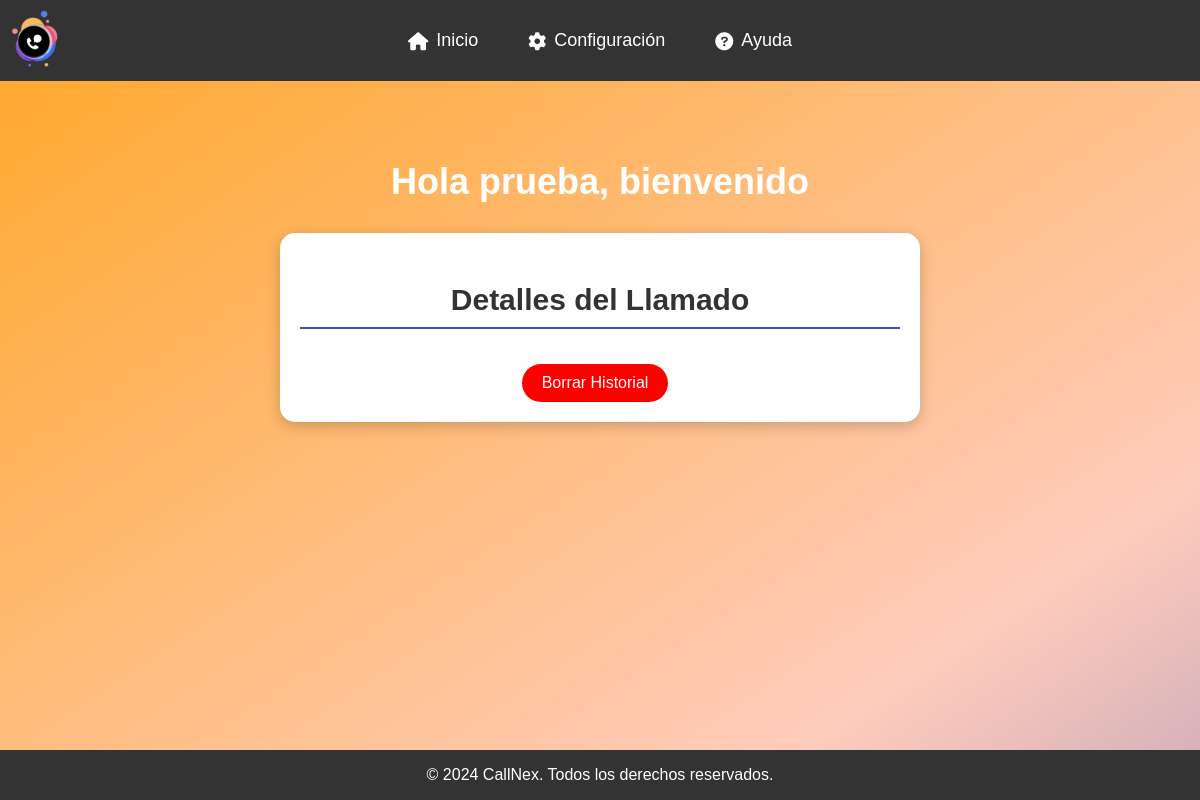
Before: /php/inicio_preceptor.php with the older database file.
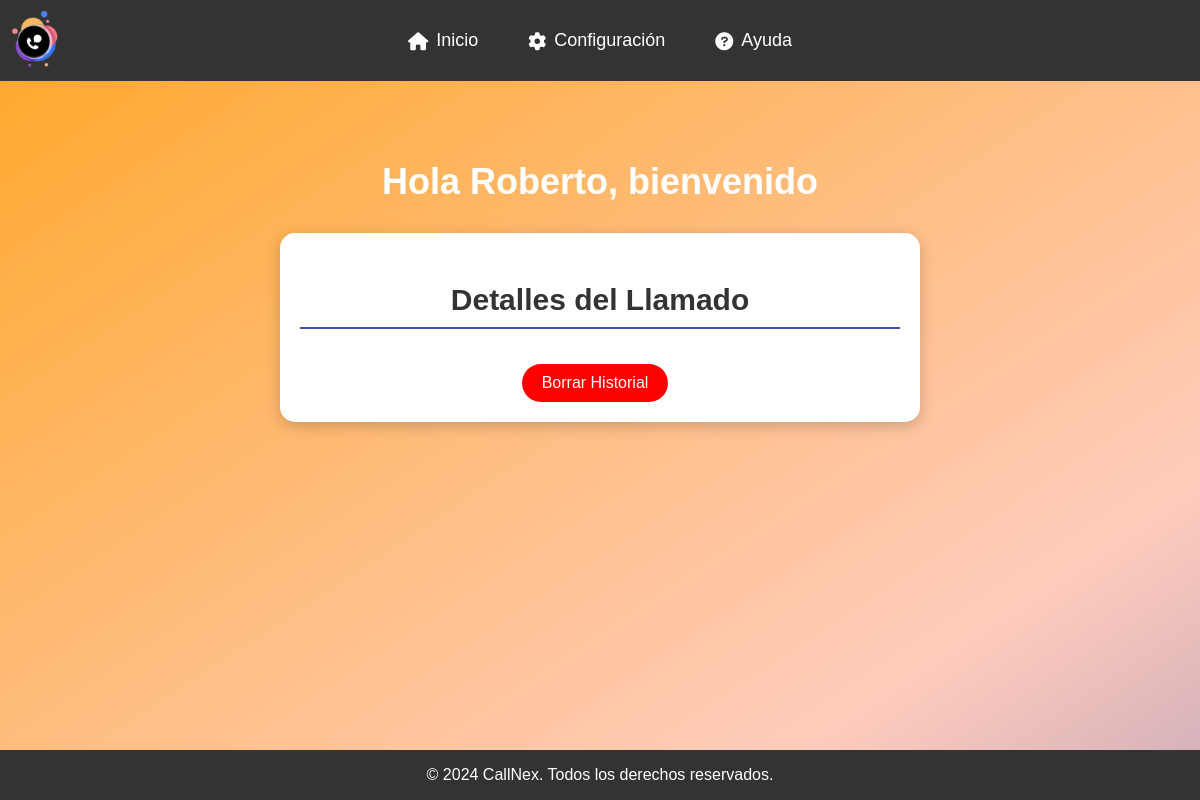
After: the same page with the newer database file.
### tables this page shows
CREATE TABLE `usuarios` (
  `id` int(11) NOT NULL,
  `nombre` varchar(50) NOT NULL,
  `apellido` varchar(50) NOT NULL,
  `email` varchar(100) NOT NULL,
  `contrasena` varchar(255) NOT NULL,
  `fecha_registro` timestamp NOT NULL DEFAULT current_timestamp(),
  `tipo_usuario_id` int(11) NOT NULL DEFAULT 2
);

### php/inicio_preceptor.php (the view, shortened to what this page needs)
<!DOCTYPE html>
<html lang="es">
<head>
    <link rel="stylesheet" href="/callnex/css/inicio_preceptor.css">
    <link rel="stylesheet" href="https://cdnjs.cloudflare.com/ajax/libs/font-awesome/6.0.0-beta3/css/all.min.css">
</head>
<body>
    <header>
        <div class="container menu">
            <div class="logo">
                <img src="/callnex/imgs/icono_callnex.png" alt="Logo de CallNex">
            </div>
            <nav class="navbar-menu">
                <ul>
                    <li><a href="inicio_preceptor.php"><i class="fas fa-home"></i><span class="nav-text">Inicio</span></a></li>
                    <li><a href="config_preceptor.php"><i class="fas fa-gear"></i><span class="nav-text">Configuración</span></a></li>
                    <li><a href="ayuda_preceptor.php"><i class="fas fa-question-circle"></i><span class="nav-text">Ayuda</span></a></li>
                </ul>
            </nav>
        </div>
    </header>
    <section class="main">
        <div class="container">
            <?php
            include "../modelo/conexion_bd.php";
            $nombre = "SELECT nombre FROM usuarios";
            $query = $conexion->query($nombre);
            $nombre = $query->fetch_array();
            ?>
            <h2>Hola <?php echo $nombre['nombre']; ?>, bienvenido</h2>
            <div class="functions">
                <div id="callModal" class="function">
                    <div class="modal-content">
                        <h3>Detalles del Llamado</h3>
                        <button onclick="borrarHistorialLlamados()">Borrar Historial</button>
                    </div>
                </div>
            </div>
        </div>
    </section>
    <footer>
        <div class="container">
            <p>&copy; 2024 CallNex. Todos los derechos reservados.</p>
        </div>
    </footer>
</body>
</html>

### css/inicio_preceptor.css (style rules this page uses)
body { font-family: 'Ubuntu', sans-serif; margin: 0; padding: 0; background: linear-gradient(to bottom right, #FFA726, #FFCCBC, #3F51B5, #64B5F6, #CE93D8, #FFD700); min-height: 100vh; display: flex; flex-direction: column; animation: gradientAnimation 15s ease infinite; background-size: 400% 400%; }
.container { max-width: 1200px; margin: 0 auto; padding: 0 20px; }
header { background-color: #333; color: #fff; padding: 20px 0; display: flex; align-items: center; }
header .logo img { width: 50px; height: auto; }
nav ul { list-style: none; padding: 0; margin: 0; display: flex; gap: 20px; }
nav ul li a { color: #fff; text-decoration: none; font-size: 18px; padding: 10px 15px; transition: background-color 0.3s ease; display: flex; align-items: center; border-radius: 5px; }
.nav-text { margin-left: 8px; }
.main { flex: 1; padding: 50px 20px; text-align: center; }
.main h2 { font-size: 36px; color: #fff; margin-bottom: 30px; animation: fadeIn 2s ease-in-out; }
footer { background-color: #333; color: #fff; text-align: center; }
.modal-content { background-color: #fff; margin: 10% auto; padding: 30px; border-radius: 10px; width: 90%; max-width: 500px; box-shadow: 0 0 15px rgba(0, 0, 0, 0.2); font-family: 'Ubuntu', sans-serif; }
.modal-content h3 { font-size: 28px; color: #333; margin-bottom: 20px; }
.modal-content button { background-color: #333; color: #fff; padding: 12px 25px; border: none; border-radius: 50px; cursor: pointer; font-size: 18px; margin-right: 10px; transition: background-color 0.3s ease; }
.modal-content button:last-child { background-color: #ff1744; }
.logo { position: absolute; top: 10px; left: 10px; }
.logo img { width: 50px; height: auto; }
#callModal .modal-content { background-color: #fff; padding: 20px; border-radius: 15px; box-shadow: 0 4px 15px rgba(0, 0, 0, 0.2); width: 100%; max-width: 600px; margin: 20px auto; transition: transform 0.3s ease, box-shadow 0.3s ease; position: relative; }
#callModal .modal-content h3 { font-size: 30px; color: #333; margin-bottom: 15px; border-bottom: 2px solid #3F51B5; padding-bottom: 10px; text-align: center; }
#callModal .modal-content button { background-color: #333; color: #fff; padding: 10px 20px; border: none; border-radius: 50px; font-size: 16px; cursor: pointer; margin-top: 20px; transition: background-color 0.3s ease; }
#callModal .modal-content button:last-child { background-color: #ff0000; }
#callModal .modal-content { animation: slideUp 0.5s ease forwards; transform: translateY(20px); }

Changed rows visible on the page:
removed usuarios: nombre "prueba"
added usuarios: nombre "Roberto"
